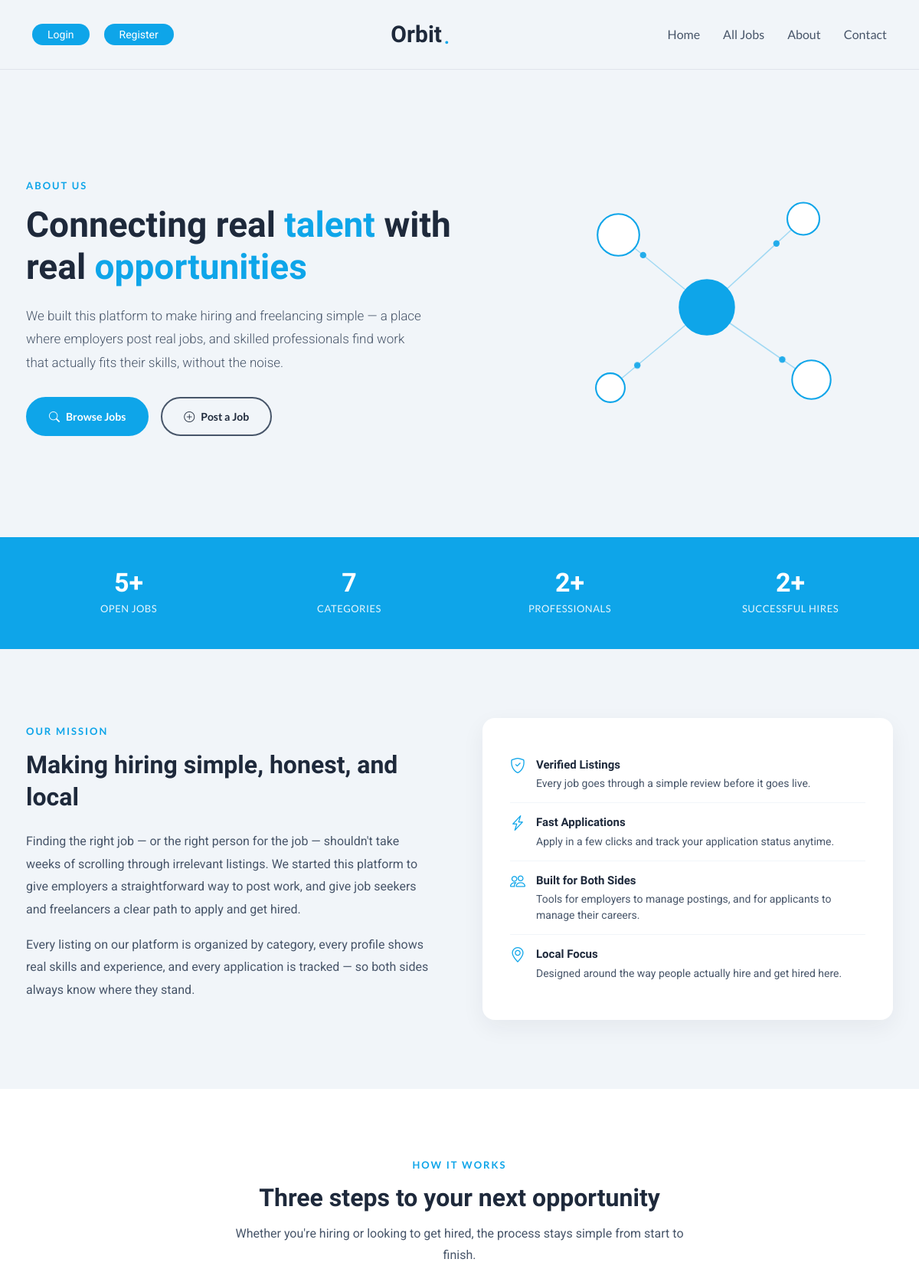
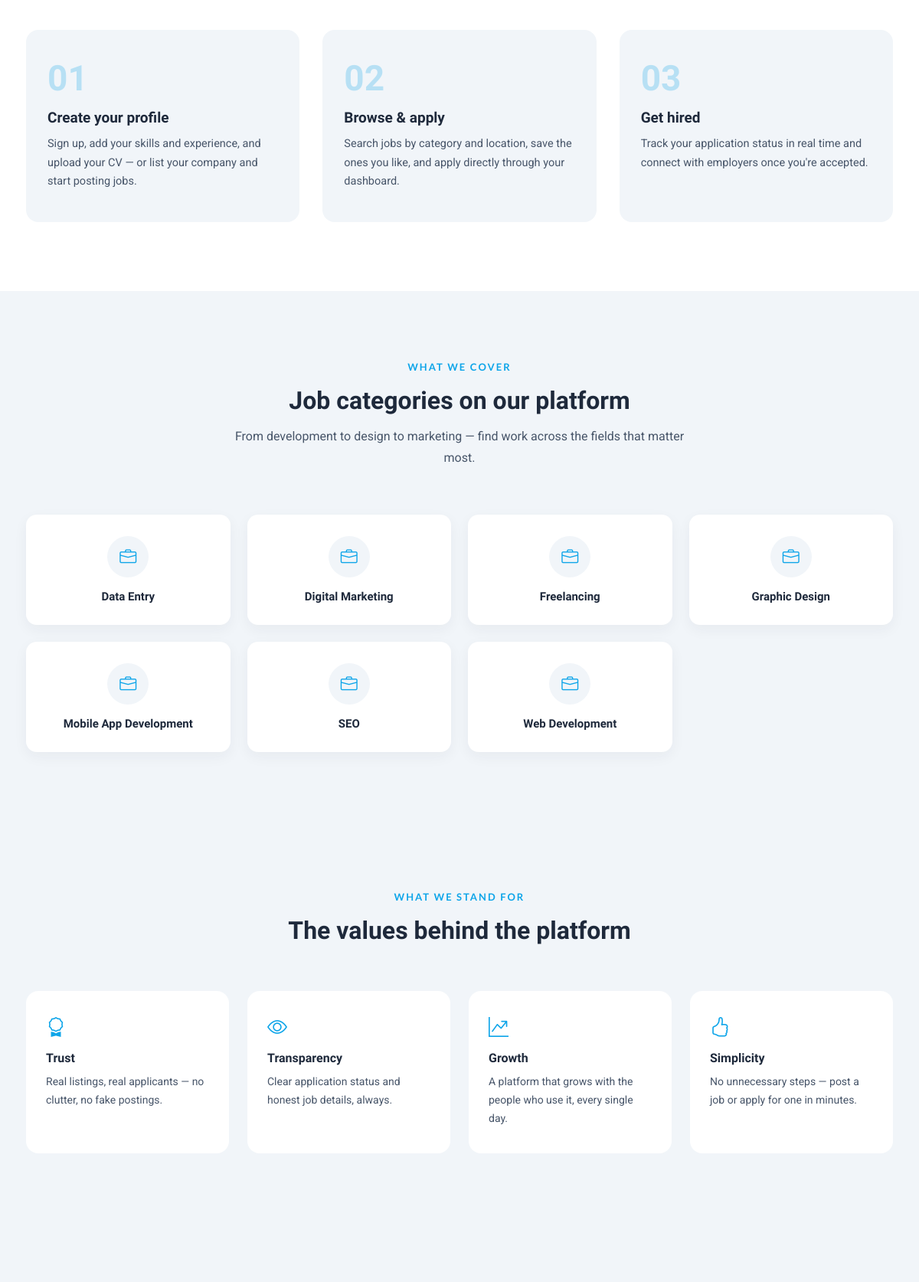
Page /about.php (upper part) on the committed database (2 pictures, top to bottom).
### tables this page shows
CREATE TABLE `categories` (
  `id` int(11) NOT NULL,
  `name` varchar(100) NOT NULL
);

### about.php (the view, shortened to what this page needs)
<?php
include("includes/config.php");
$query1 = "SELECT COUNT(*) AS total FROM jobs WHERE status = 'open'";
$result1 = mysqli_query($conn, $query1);
$row1 = mysqli_fetch_assoc($result1);
$totalJobs = $row1['total'];
$query2 = "SELECT COUNT(*) AS total FROM categories";
$result2 = mysqli_query($conn, $query2);
$row2 = mysqli_fetch_assoc($result2);
$totalCategories = $row2['total'];
$query3 = "SELECT COUNT(*) AS total FROM users WHERE role = 'applicant'";
$result3 = mysqli_query($conn, $query3);
$row3 = mysqli_fetch_assoc($result3);
$totalProfessionals = $row3['total'];
$query4 = "SELECT COUNT(*) AS total FROM applications WHERE status = 'accepted'";
$result4 = mysqli_query($conn, $query4);
$row4 = mysqli_fetch_assoc($result4);
$totalHired = $row4['total'];
$categories = [];
$query5 = "SELECT id, name FROM categories ORDER BY name ASC";
$result5 = mysqli_query($conn, $query5);
while ($row5 = mysqli_fetch_assoc($result5)) {
    $row5['icon'] = 'bi-briefcase';
    $categories[] = $row5;
}
?>
<?php include("includes/header.php"); ?>
<main class="about-page">
  <section class="about-hero">
    <div class="container-narrow hero-grid">
      <div>
        <span class="eyebrow">About Us</span>
        <h1>Connecting real <span>talent</span> with real <span>opportunities</span></h1>
        <p class="lead">
          We built this platform to make hiring and freelancing simple —
          a place where employers post real jobs, and skilled professionals
          find work that actually fits their skills, without the noise.
        </p>
        <div class="hero-actions">
          <a href="jobs.php" class="btn-accent"><i class="bi bi-search"></i> Browse Jobs</a>
          <a href="post-job.php" class="btn-outline-accent"><i class="bi bi-plus-circle"></i> Post a Job</a>
        </div>
      </div>
      <div class="hero-network" aria-hidden="true">
      </div>
    </div>
  </section>
  <section class="about-stats">
    <div class="container-narrow">
      <div class="stats-grid">
        <div>
          <div class="stat-number"><?php echo $totalJobs; ?>+</div>
          <div class="stat-label">OPEN JOBS</div>
        </div>
        <div>
          <div class="stat-number"><?php echo $totalCategories; ?></div>
          <div class="stat-label">CATEGORIES</div>
        </div>
        <div>
          <div class="stat-number"><?php echo $totalProfessionals; ?>+</div>
          <div class="stat-label">PROFESSIONALS</div>
        </div>
        <div>
          <div class="stat-number"><?php echo $totalHired; ?>+</div>
          <div class="stat-label">SUCCESSFUL HIRES</div>
        </div>
      </div>
    </div>
  </section>
  <section class="about-mission">
    <div class="container-narrow mission-grid">
      <div>
        <span class="eyebrow">Our Mission</span>
        <h2>Making hiring simple, honest, and local</h2>
        <p>
          Finding the right job — or the right person for the job — shouldn't
          take weeks of scrolling through irrelevant listings. We started this
          platform to give employers a straightforward way to post work, and
          give job seekers and freelancers a clear path to apply and get hired.
        </p>
        <p>
          Every listing on our platform is organized by category, every profile
          shows real skills and experience, and every application is tracked —
          so both sides always know where they stand.
        </p>
      </div>
      <div class="mission-card">
        <ul>
          <li>
            <i class="bi bi-shield-check"></i>
            <div>
              <strong>Verified Listings</strong>
              <span>Every job goes through a simple review before it goes live.</span>
            </div>
          </li>
          <li>
            <i class="bi bi-lightning-charge"></i>
            <div>
              <strong>Fast Applications</strong>
              <span>Apply in a few clicks and track your application status anytime.</span>
            </div>
          </li>
          <li>
            <i class="bi bi-people"></i>
            <div>
              <strong>Built for Both Sides</strong>
              <span>Tools for employers to manage postings, and for applicants to manage their careers.</span>
            </div>
          </li>
          <li>
            <i class="bi bi-geo-alt"></i>
            <div>
              <strong>Local Focus</strong>
              <span>Designed around the way people actually hire and get hired here.</span>
            </div>
          </li>
        </ul>
      </div>
    </div>
  </section>
  <section class="about-steps">
    <div class="container-narrow">
      <div class="section-head">
        <span class="eyebrow">How It Works</span>
        <h2>Three steps to your next opportunity</h2>
        <p>Whether you're hiring or looking to get hired, the process stays simple from start to finish.</p>
      </div>
      <div class="steps-grid">
        <div class="step-card">
          <div class="step-number">01</div>
          <h3>Create your profile</h3>
          <p>Sign up, add your skills and experience, and upload your CV — or list your company and start posting jobs.</p>
        </div>
        <div class="step-card">
          <div class="step-number">02</div>
          <h3>Browse & apply</h3>
          <p>Search jobs by category and location, save the ones you like, and apply directly through your dashboard.</p>
        </div>
        <div class="step-card">
          <div class="step-number">03</div>
          <h3>Get hired</h3>
          <p>Track your application status in real time and connect with employers once you're accepted.</p>
        </div>
      </div>
    </div>
  </section>
 <?php if (!empty($categories)) { ?>
    <section class="about-categories">
        <div class="container-narrow">
            <div class="section-head">
                <span class="eyebrow">What We Cover</span>
                <h2>Job categories on our platform</h2>
                <p>From development to design to marketing — find work across the fields that matter most.</p>
            </div>
            <div class="categories-grid">
                <?php foreach ($categories as $cat) { ?>
                <a href="jobs.php?filter=<?php echo (int)$cat['id']; ?>&submit-filter=#jobs-section" class="category-chip" style="text-decoration:none;">
                    <div class="cat-icon">
                        <i class="bi <?php echo $cat['icon']; ?>"></i>
                    </div>
                    <h4><?php echo htmlspecialchars($cat['name']); ?></h4>
                </a>
                <?php } ?>
            </div>
        </div>
    </section>
    <?php } ?>
  <section class="about-values">
    <div class="container-narrow">
      <div class="section-head">
        <span class="eyebrow">What We Stand For</span>
        <h2>The values behind the platform</h2>
      </div>
      <div class="values-grid">
        <div class="value-card">
          <div class="value-icon"><i class="bi bi-award"></i></div>
          <h4>Trust</h4>
          <p>Real listings, real applicants — no clutter, no fake postings.</p>
        </div>
        <div class="value-card">
          <div class="value-icon"><i class="bi bi-eye"></i></div>
          <h4>Transparency</h4>
          <p>Clear application status and honest job details, always.</p>
        </div>
        <div class="value-card">
          <div class="value-icon"><i class="bi bi-graph-up-arrow"></i></div>
          <h4>Growth</h4>
          <p>A platform that grows with the people who use it, every single day.</p>
        </div>
        <div class="value-card">
          <div class="value-icon"><i class="bi bi-hand-thumbs-up"></i></div>
          <h4>Simplicity</h4>
          <p>No unnecessary steps — post a job or apply for one in minutes.</p>
        </div>
      </div>
    </div>
  </section>
  <section class="about-cta">
  </section>
</main>
<?php include "includes/footer.php";  ?>

### rows in the picture
categories: name "Data Entry"
categories: name "Digital Marketing"
categories: name "Freelancing"
categories: name "Graphic Design"
categories: name "Mobile App Development"
categories: name "SEO"
categories: name "Web Development"

### other values in the picture
$totalJobs "5"
$totalCategories "7"
$totalProfessionals "2"
$totalHired "2"
